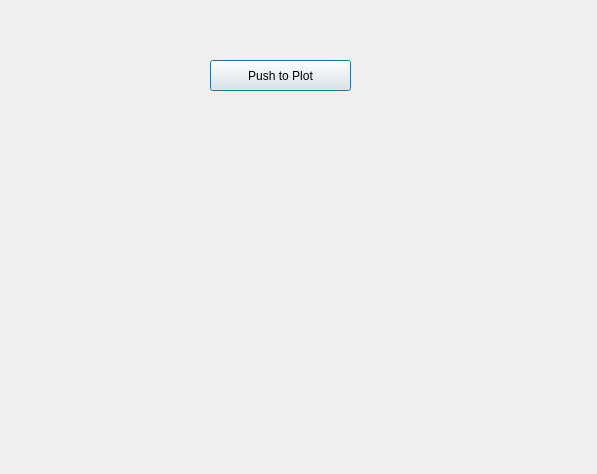
<?xml version="1.0" encoding="UTF-8"?>
<ui version="4.0">
 <class>Dialog</class>
 <widget class="QDialog" name="Dialog">
  <property name="geometry">
   <rect>
    <x>0</x>
    <y>0</y>
    <width>597</width>
    <height>474</height>
   </rect>
  </property>
  <property name="windowTitle">
   <string>Dialog</string>
  </property>
  <widget class="QPushButton" name="pushButton">
   <property name="geometry">
    <rect>
     <x>210</x>
     <y>60</y>
     <width>141</width>
     <height>31</height>
    </rect>
   </property>
   <property name="text">
    <string>Push to Plot</string>
   </property>
  </widget>
  <widget class="PlotWidget" name="widget" native="true">
   <property name="geometry">
    <rect>
     <x>90</x>
     <y>130</y>
     <width>421</width>
     <height>271</height>
    </rect>
   </property>
   <property name="sizePolicy">
    <sizepolicy hsizetype="Expanding" vsizetype="Expanding">
     <horstretch>0</horstretch>
     <verstretch>0</verstretch>
    </sizepolicy>
   </property>
  </widget>
 </widget>
 <customwidgets>
  <customwidget>
   <class>PlotWidget</class>
   <extends>QWidget</extends>
   <header>matplotlibWidgetFile</header>
   <container>1</container>
  </customwidget>
 </customwidgets>
 <resources/>
 <connections/>
</ui>
